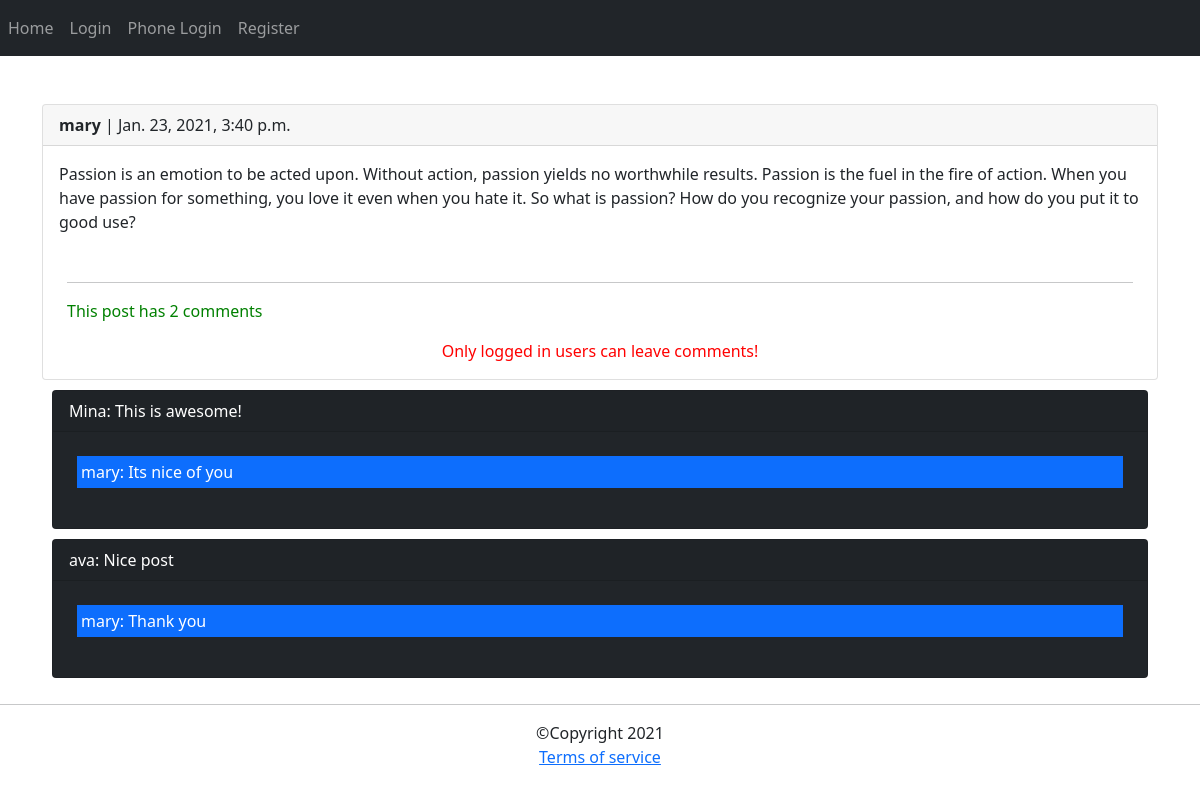
Page /2021/1/23/passion-is-an-emotion-to-be-acted-upon on the committed database.
### posts/models.py (models this page shows, shortened)
class Post(models.Model):
    user = models.ForeignKey(User, on_delete=models.CASCADE)
    body = models.TextField(max_length=500)
    slug = models.SlugField(max_length=200)
    created = models.DateTimeField(auto_now_add=True)

class Comment(models.Model):
    user = models.ForeignKey(User, on_delete=models.CASCADE, related_name='ucomment')
    post = models.ForeignKey(Post, on_delete=models.CASCADE, related_name='pcomment')
    reply = models.ForeignKey('self', on_delete=models.CASCADE, null=True, blank=True, related_name='rcomment')
    is_reply = models.BooleanField(default=False)
    body = models.TextField(max_length=400)
    created = models.DateTimeField(auto_now_add=True)
    class Meta:
        ordering = ('-created', )

### posts/views.py (the view)
# urls.py: path('<int:year>/<int:month>/<int:day>/<slug:slug>', views.post_detail, name='post_detail'),
def post_detail(request, year, month, day, slug):
    post = get_object_or_404(Post, created__year=year, created__month=month, created__day=day, slug=slug)
    comments = Comment.objects.filter(post=post, is_reply=False)
    reply_form = AddReplyForm()
    can_like = False
    if request.user.is_authenticated:
        if post.user_can_like(request.user):
            can_like = True
    if request.method == 'POST':
        form = AddCommentForm(request.POST)
        if form.is_valid():
            new_cm = form.save(commit=False)
            new_cm.post = post
            new_cm.user = request.user
            new_cm.save()
            messages.success(request,'Your comment was sent successfully', 'success')
            form = AddCommentForm()
    else:
        form = AddCommentForm()
    return render(request, 'posts/post_detail.html', {'post': post, 'comments': comments, 'form': form, 'reply_form': reply_form, 'can_like': can_like})

### posts/templates/posts/post_detail.html (shortened to what this page needs)
{% extends 'base.html' %}
{% block content %}
<div class="card">
    <p class="card-header"><b> {{ post.user }} </b>| {{ post.created }} </p>
    <p class="card-body">{{ post.body }} </p>
    <div class="container">
        <hr/>
    {% with total=comments.count %}
    <p style="color:green">This post has {{ total }} comment{{ total|pluralize }}</p>
    {% endwith %}
    </div>
    {% if request.user.is_authenticated %}
    <div class="container">
    <form method="post" class="col-md-12" novalidate>
        {% csrf_token %}
        {{ form.as_p }}
        <input type="submit" value="save" class="btn btn-primary">
    </form>
        <br/>
        {% else %}
        <p style="color:red" class="text-center">Only logged in users can leave comments!</p>
        {% endif %}
    </div>
    {% for comment in comments %}
    <div class="card bg-dark text-white" style="margin:10px">
    <p class="card-header">
        {{ comment.user }}:
        {{ comment.body }}
        {% for reply in comment.rcomment.all %}
        <p class="bg-primary text-white p-1 m-4" >{{ reply.user }}: {{ reply.body }}</p>
        {% endfor %}
    </p>
    </div>
    {%  endfor %}
</div>
{% endblock %}

### rows in the picture
Post: user "mary", created "Jan. 23, 2021, 3:40 p.m.", body "Passion is an emotion to be acted upon. Without action, passion yields no worthwhile results. Passion is the fuel in the fire of action. When you have passion for something, you love it even when you hate it. So what is passion? How do you recognize your passion, and how do you put it to good use?"
Comment: user "Mina", body "This is awesome!"
Comment: user "mary", body "Its nice of you"
Comment: user "ava", body "Nice post"
Comment: user "mary", body "Thank you"

### other values in the picture
{{ total }} "2"
